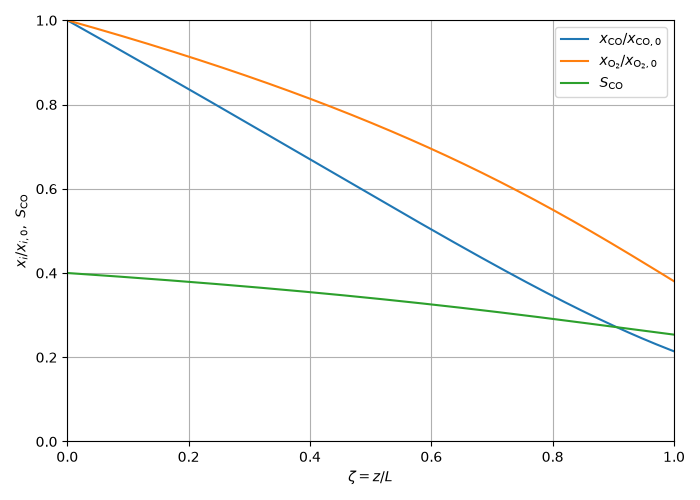

Generate this figure with Python:
import numpy as np
import matplotlib.pyplot as plt
from scipy import constants
from scipy.integrate import solve_ivp

R = constants.R
T0 = 473.0  # K

# Feed mole fractions
xCO0 = 0.01
xO20 = 0.025
xH20 = 0.75

# Flow / reactor parameters
mdot = 80.0       # g/s
Mw = 29.0         # g/mol, as in your code/Table 10.1
ndot = mdot / Mw  # mol/s

L = 10.0          # cm
Ab = 60.0         # cm^2
am = 268.95       # cm^2 Pt / cm^3 reactor
eps_r = 1.0
am_eff = am * eps_r

# Kinetics
Ar = 6.699e9
# Er/R = 12556
k1 = Ar * np.exp(-12556.0 / T0)
k2 = k1 / 50.0

# CO adsorption equilibrium constant
dS_co = 4.182 # ds/R = 4.182
dH_co = -961.0 # dh/R = -961.0 K
Kco = np.exp(dS_co - dH_co /  T0)

# Dimensionless prefactor
P = Ab * L * am_eff / ndot

def rhs(zeta, y):
    xCO, xO2 = y
    denom = (1.0 + Kco * xCO)**2

    # Dimensionless rates: d x_i / d zeta contributions
    r1 = P * k1 * xO2 * xCO / denom
    r2 = P * k2 * xO2 * xH20 / denom

    dxCO = -r1
    dxO2 = -0.5 * (r1 + r2)

    return [dxCO, dxO2]

zeta = np.linspace(0.0, 1.0, 400)

y0 = [xCO0, xO20]

sol = solve_ivp(
    rhs,
    [0.0, 1.0],
    y0,
    t_eval=zeta,
    rtol=1e-10,
    atol=1e-14
)

xCO = sol.y[0]
xO2 = sol.y[1]

# Dimensionless concentrations
CO_ratio = xCO / xCO0
O2_ratio = xO2 / xO20

# Selectivity
S_CO = (1 - xCO/xCO0)*xCO0/(2*(1 - xO2/xO20)*xO20)

# Plot
plt.figure(figsize=(7, 5))

plt.plot(zeta, CO_ratio, label=r"$x_{\mathrm{CO}}/x_{\mathrm{CO},0}$")
plt.plot(zeta, O2_ratio, label=r"$x_{\mathrm{O_2}}/x_{\mathrm{O_2},0}$")
plt.plot(zeta, S_CO, label=r"$S_{\mathrm{CO}}$")

plt.xlabel(r"$\zeta=z/L$")
plt.ylabel(r"$x_i/x_{i,0},\ S_{\mathrm{CO}}$")
plt.xlim(0, 1)
plt.ylim(0, 1)
plt.legend()
plt.grid(True)
plt.tight_layout()
plt.savefig("CHE509_HW5.png")
plt.show()
